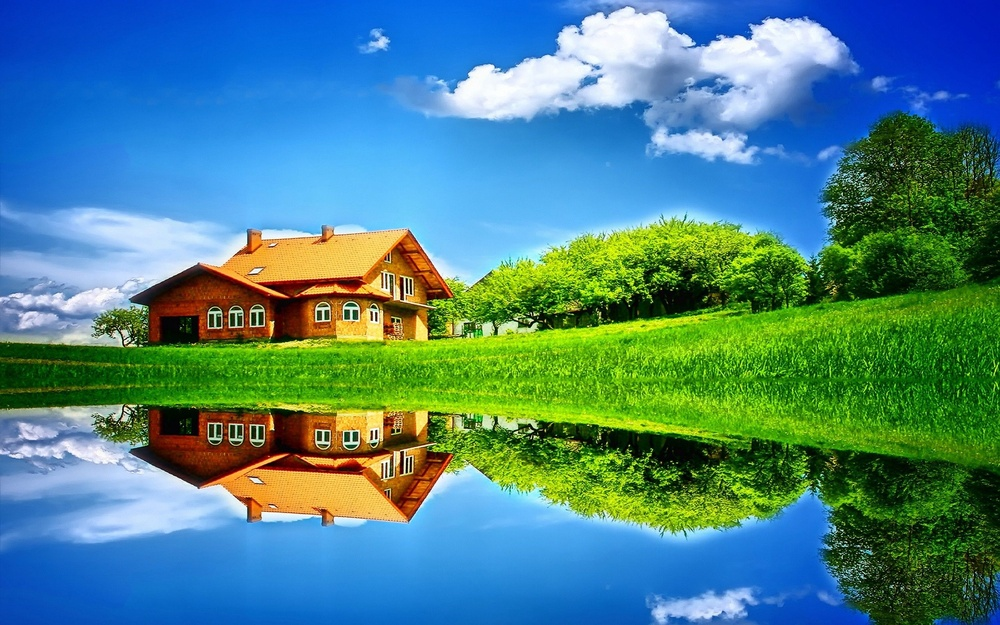
#> input picture BANCO-DE-IMAGENS/img6.jpg, 1000 x 625 px, shrunk from 2560 x 1600 before the run
$ jupyter execute 'Projeto de Sinais e Sistemas.ipynb'
#> lines starting #> are read from the running program, lines starting #| are printed output that depends on the picture
# Compressão de Imagens

## O Formato JPEG

## A Transformada do Cosseno Discreta de Fourier (DCT)

## Usando DCT na Compressão de Imagens JPEG em Grayscale

# Setup Inicial

## Bibliotecas Usadas no Projeto

[cell 1]
import numpy as np
import matplotlib.pyplot as plt
#Funções que implementam a transformada discreta do cosseno de fourier
from scipy.fftpack import dct, idct
import cv2 # Biblioteca usada para importar imagens
from math import floor

## Funções Auxiliares

O módulo scipy.fftpack fornece funções apenas para transformadas de uma dimensão, a função abaixo converte uma função de transformada discreta de fourier unidimensional para bidimensional.

[cell 2]
def transform2D(img,function):
    return np.transpose(function(np.transpose(function(img,norm = "ortho")),norm = "ortho"))

Função responsável por segmentar uma imagem e aplicar uma função sobre os segmentos de tamanho **size X size** da imagem.

[cell 3]
def segmentation(img,size,function=transform2D,function2 =dct):
    copy = np.zeros(img.shape)

    for i in range(copy.shape[0]//size):
        for j in range(copy.shape[1]//size):
            copy[i*size:(i+1)*size,j*size:(j+1)*size] = function(img[i*size:(i+1)*size,j*size:(j+1)*size],function2)

    return copy

A função abaixo é uma função auxiliar que é utilizada para o melhor entendimento da função **thresholdingPC**. Ela retorna o index que representa **n%** da matriz que representa a imagem quando esta é convertida para um array unidimensional.

[cell 4]
def percent(img,n):
    return floor((img.shape[0]*img.shape[1])*(n/100))

Função responsável por filtrar através do método thresholding de segmentação, a imagem no domínio da frequência. Esta função iguala a zero os valores de frequência que estão abaixo de um certo limiar, que é cálculado através do enésimo valor de maior magnitude da matriz que representa a imagem.

[cell 5]
def thresholdingPC(img,pc):
    imgCopy = img.copy()
    sortedCts = np.sort(abs(imgCopy.ravel()))
    threshold = sortedCts[-percent(imgCopy,pc)]
    imgCopy[abs(imgCopy) < threshold] = 0;
    return imgCopy

Função auxiliar para a função **thresholdingMean**. Ela recebe um segmento de uma imagem  **img** que já passou pela tranformada de fourier, e baseado no critério dado pela função **function** calcula o limiar (threshold) para filtrar os coeficientes redundantes e igualá-los a zero.

[cell 6]
def filterImg(img,function):
    imgCopy = img.copy();
    threshold = function(np.abs(imgCopy))
    #print(threshold)
    imgCopy[abs(imgCopy) < threshold ] = 0
    return imgCopy

Função que filtra os segmentos da imagem, aplicando a média dos valores da matriz  de tamanho  **size X size**  como método estatistico para cálcular o limiar (threshold)

[cell 7]
def thresholdingMean(img,size):
    imgCopy = img.copy()
    imgCopy = segmentation(imgCopy,size,filterImg,np.mean)
    return imgCopy;

Função que é um compilado das funções acima. Ela basicamente recebe uma imagem JPEG e algumas informações adicionais e executa a compressão desta. O passo a passo de como ela funciona será explicado com mais detalhes futuramente.

[cell 8]
def compress(img, thresholding = thresholdingMean,argThres = 8, seg = 8, save = False, path = "imgCMP.jpg"):
    compImg = img.copy()
    compImg = segmentation(compImg,seg)
    compImg = thresholding(compImg,argThres)
    compImg = segmentation(compImg,seg,function2 = idct)
    if(save):
        cv2.imwrite(path,compImg)
    return compImg

# Compressão de Imagens Na Prática

[cell 9]
path = "../BANCO-DE-IMAGENS/img6.jpg"
imgBGR = cv2.imread(path)
#> imgBGR is the input picture: shape (625, 1000, 3); mean B, G, R 135.6, 131.6, 75.9
imgRGB = cv2.cvtColor(imgBGR,cv2.COLOR_BGR2RGB)
imgGRAY = cv2.cvtColor(imgBGR,cv2.COLOR_BGR2GRAY)
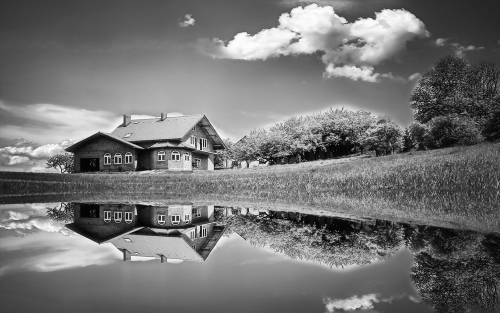
#> imgGRAY: shape (625, 1000) (shown at 1/2 size); min 0, max 255, mean 115.4
#img = np.mean(img,-1)
#img = cv2.cvtColor(img,cv2.COLOR_BGR2GRAY)# Converte a imagem para grayscale (Preto e branco)

[cell 10]
plt.imshow(imgRGB)
cv2.imwrite("generated-files/imgBGR.jpg",imgBGR)
#> Out = True

[cell 11]
plt.imshow(imgGRAY,cmap = "gray")
cv2.imwrite("generated-files/imgGRAY.jpg",imgGRAY)
#> Out = True

[cell 12]
img_dct = transform2D(imgGRAY,dct)
plt.imshow(img_dct)

[cell 13]
img_idct = transform2D(img_dct,idct)
plt.imshow(img_idct,cmap = "gray")

[cell 14]
imgCMP = segmentation(imgGRAY,8)
#> after the loop in segmentation, `for i in range(copy.shape[0]//size):`:
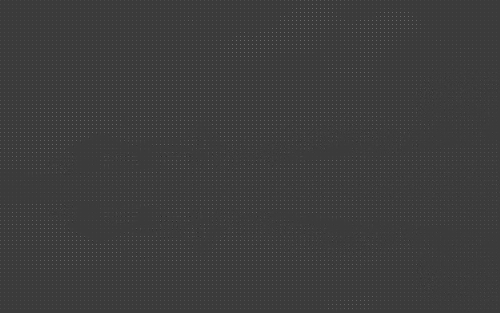
#> copy: shape (625, 1000) float64 (shown at 1/2 size); min -615.1, max 2022.5, mean 14.4; drawn with min black and max white
imgCMP = thresholdingMean(imgCMP,8)
#> the loop in segmentation (call 2), `for i in range(copy.shape[0]//size):` made 78 passes
#np.savetxt('img2.out', img2)
imgCMP = segmentation(imgCMP,8,function2 = idct)
#> call 3 of segmentation, with size = 8
#> after the loop in segmentation (call 3), `for i in range(copy.shape[0]//size):`:
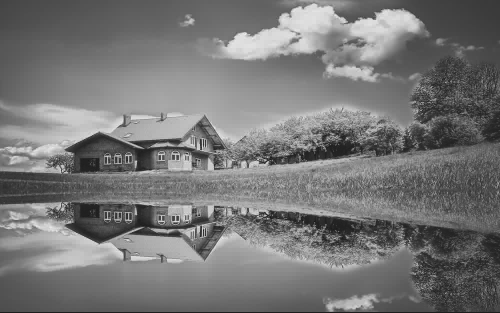
#> copy: shape (625, 1000) float64 (shown at 1/2 size); min -38.51, max 290.7, mean 115.3; drawn with min black and max white
#np.savetxt('img3.out', img3)

[cell 15]
plt.imshow(imgCMP, cmap = "gray")
cv2.imwrite('generated-files/imgCMP.jpg',imgCMP)
#> Out = True

[cell 16]
test = compress(imgGRAY,thresholding = thresholdingPC, argThres = 2,save = True)
#> in compress, `cv2.imwrite(path,compImg)`:
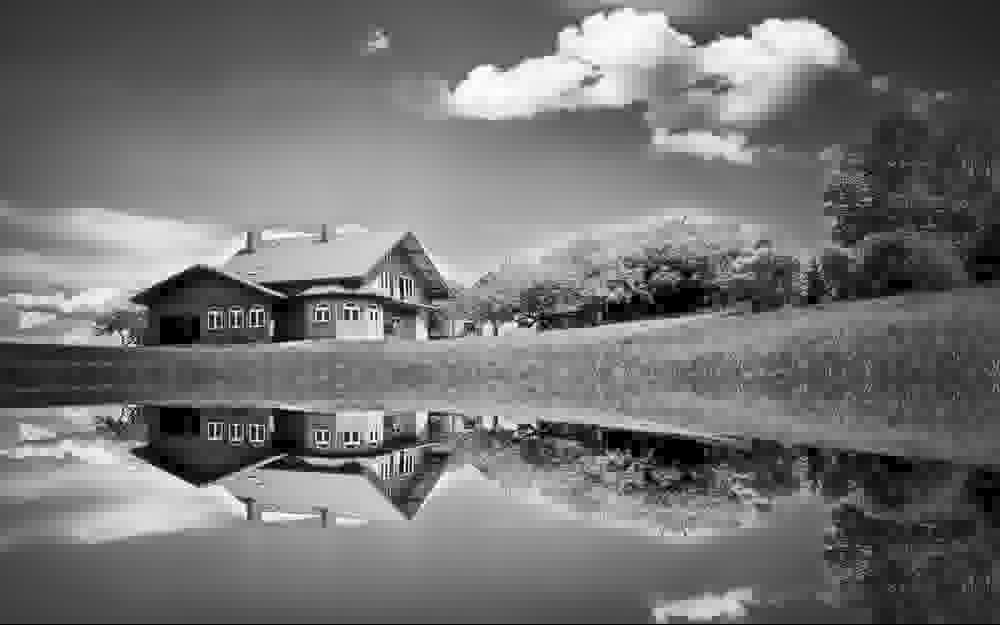
#> saved as imgCMP.jpg: shape (625, 1000); min 0, max 255, mean 115.2

$ run again, with BANCO-DE-IMAGENS/img1.jpg copied over BANCO-DE-IMAGENS/img6.jpg
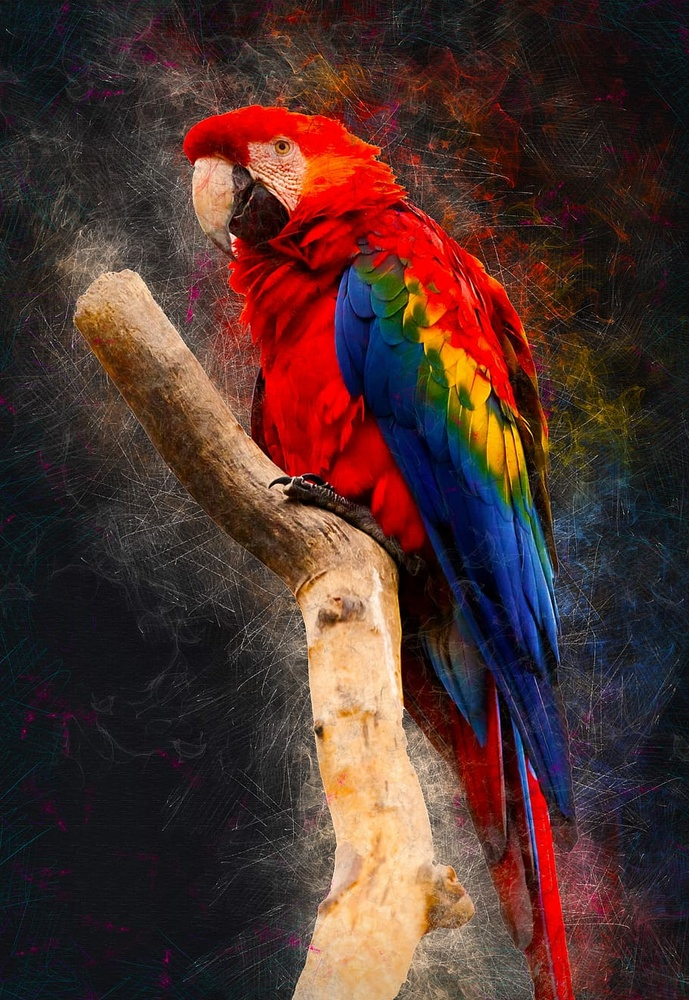
#> input picture BANCO-DE-IMAGENS/img1.jpg, 689 x 1000 px, shrunk from 910 x 1320 before the run
#> imgBGR is the input picture: shape (1000, 689, 3); mean B, G, R 45, 50, 78.5
#> `cv2.imwrite("generated-files/imgBGR.jpg",imgBGR)`: Out = True
#> the loop in segmentation (call 2), `for i in range(copy.shape[0]//size):` made 125 passes
#> after the loop in segmentation (call 3), `for i in range(copy.shape[0]//size):`:
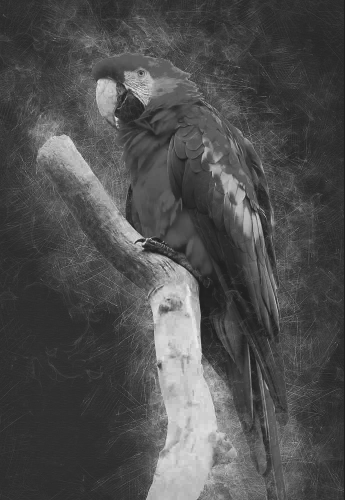
#> copy: shape (1000, 689) float64 (shown at 1/2 size); min -37.07, max 267.1, mean 57.9; drawn with min black and max white
#> after the loop in segmentation (call 5), `for i in range(copy.shape[0]//size):`:
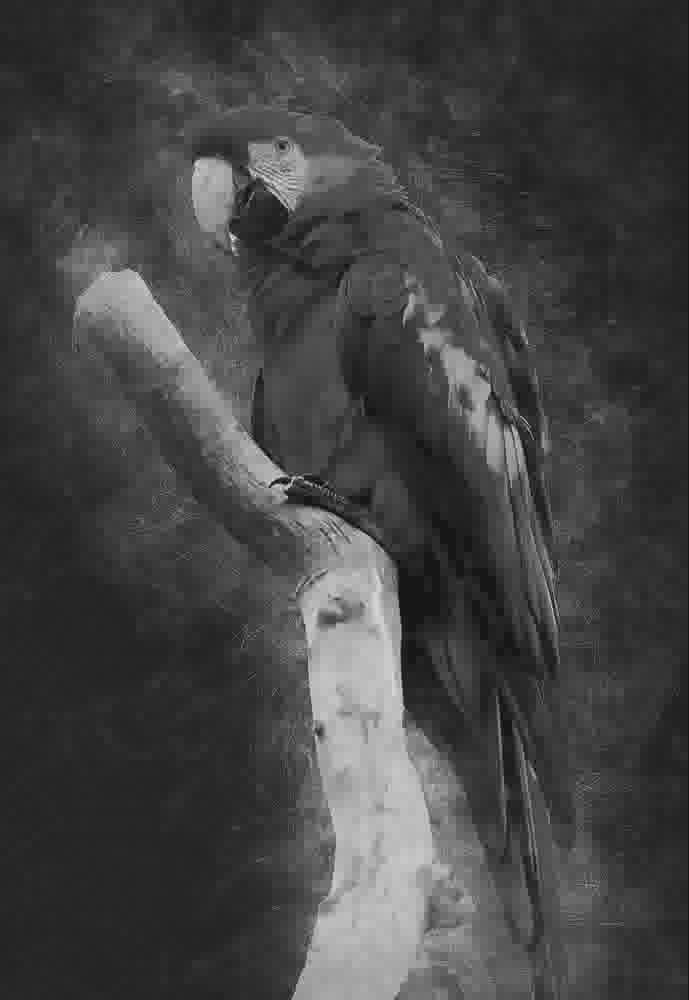
#> copy: shape (1000, 689) float64; min -29.4, max 296.4, mean 57.9; drawn with min black and max white

$ run again, with BANCO-DE-IMAGENS/img10.jpg copied over BANCO-DE-IMAGENS/img6.jpg
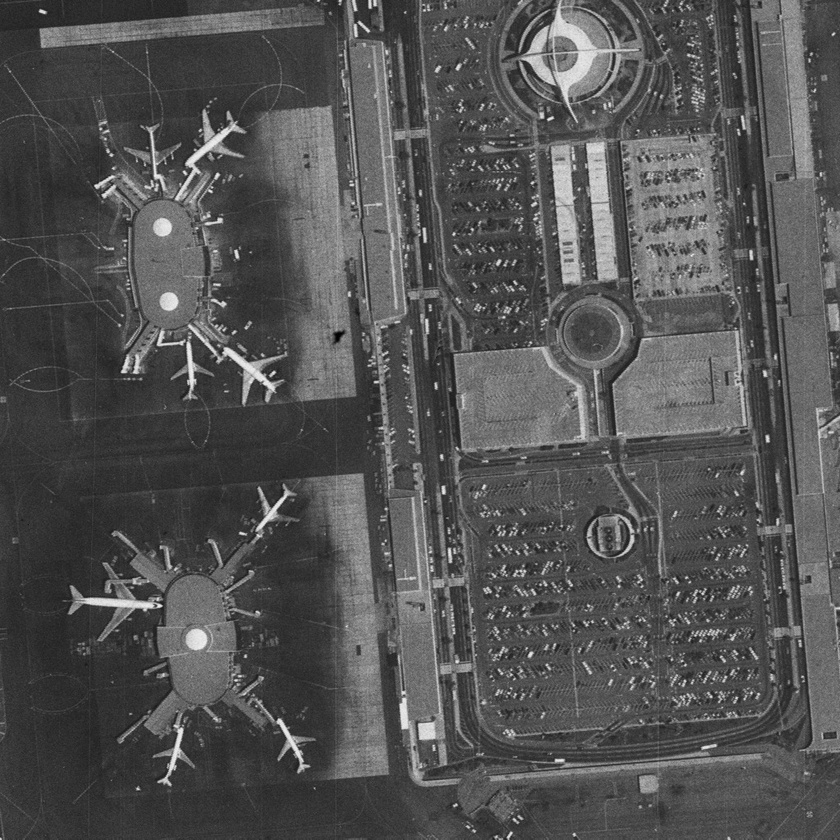
#> input picture BANCO-DE-IMAGENS/img10.jpg, 840 x 840 px, shrunk from 1024 x 1024 before the run
#> imgBGR is the input picture: shape (840, 840, 3); min 0, max 241, mean 83
#> `cv2.imwrite("generated-files/imgBGR.jpg",imgBGR)`: Out = True
#> the loop in segmentation (call 2), `for i in range(copy.shape[0]//size):` made 105 passes
#> after the loop in segmentation (call 5), `for i in range(copy.shape[0]//size):`:
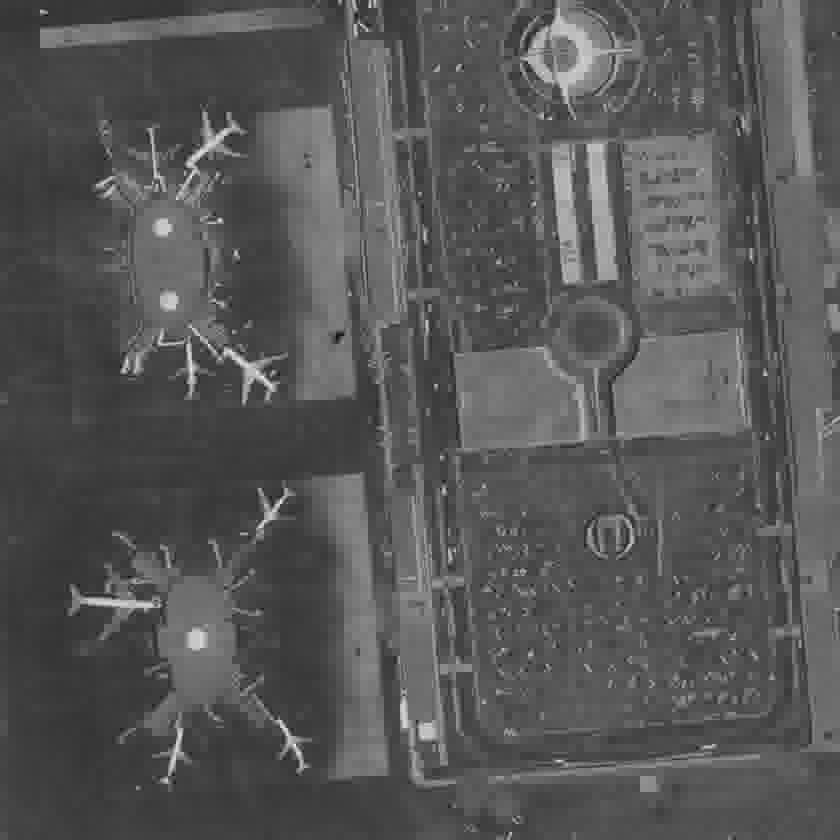
#> copy: shape (840, 840) float64; min -25.72, max 291.9, mean 83; drawn with min black and max white
